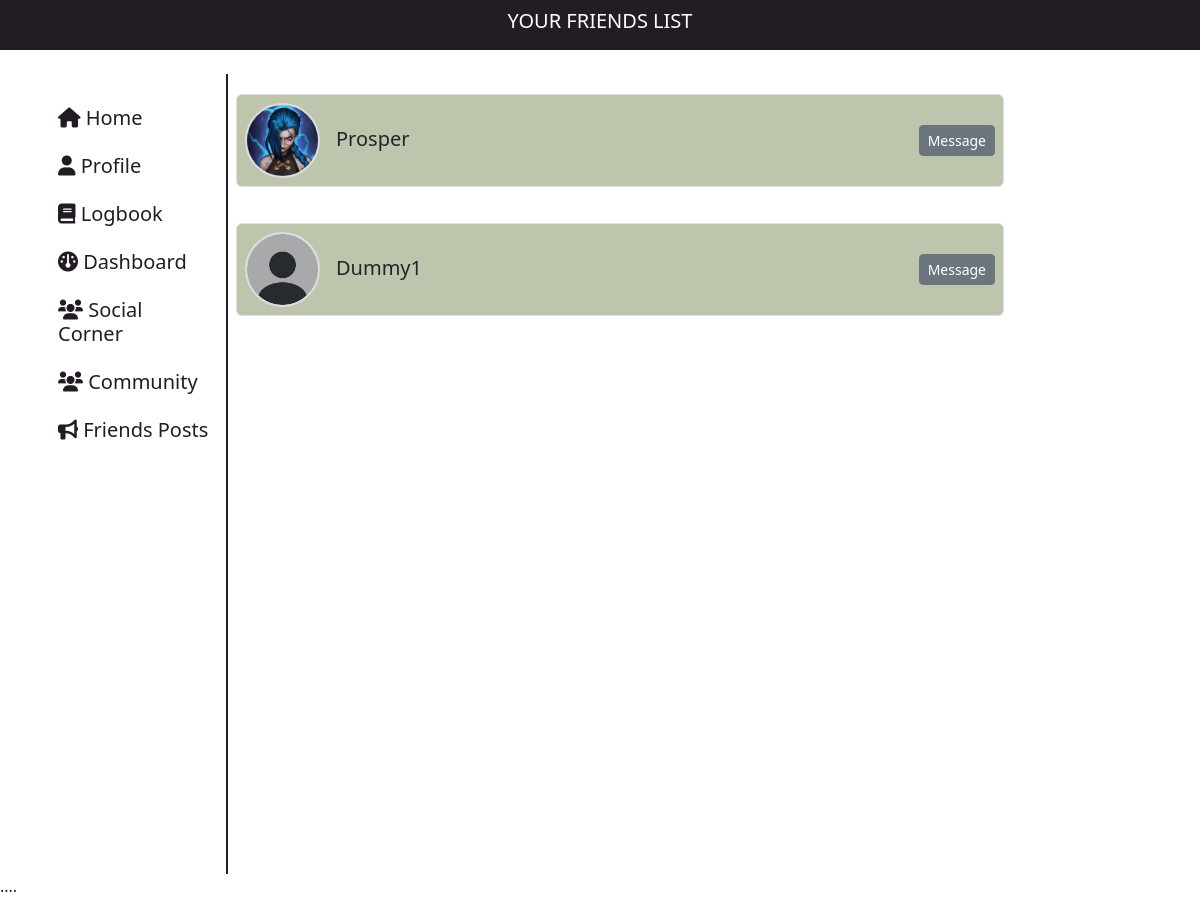
/habit_tracker/friends_list (signed in), run on an earlier commit of the app's database.
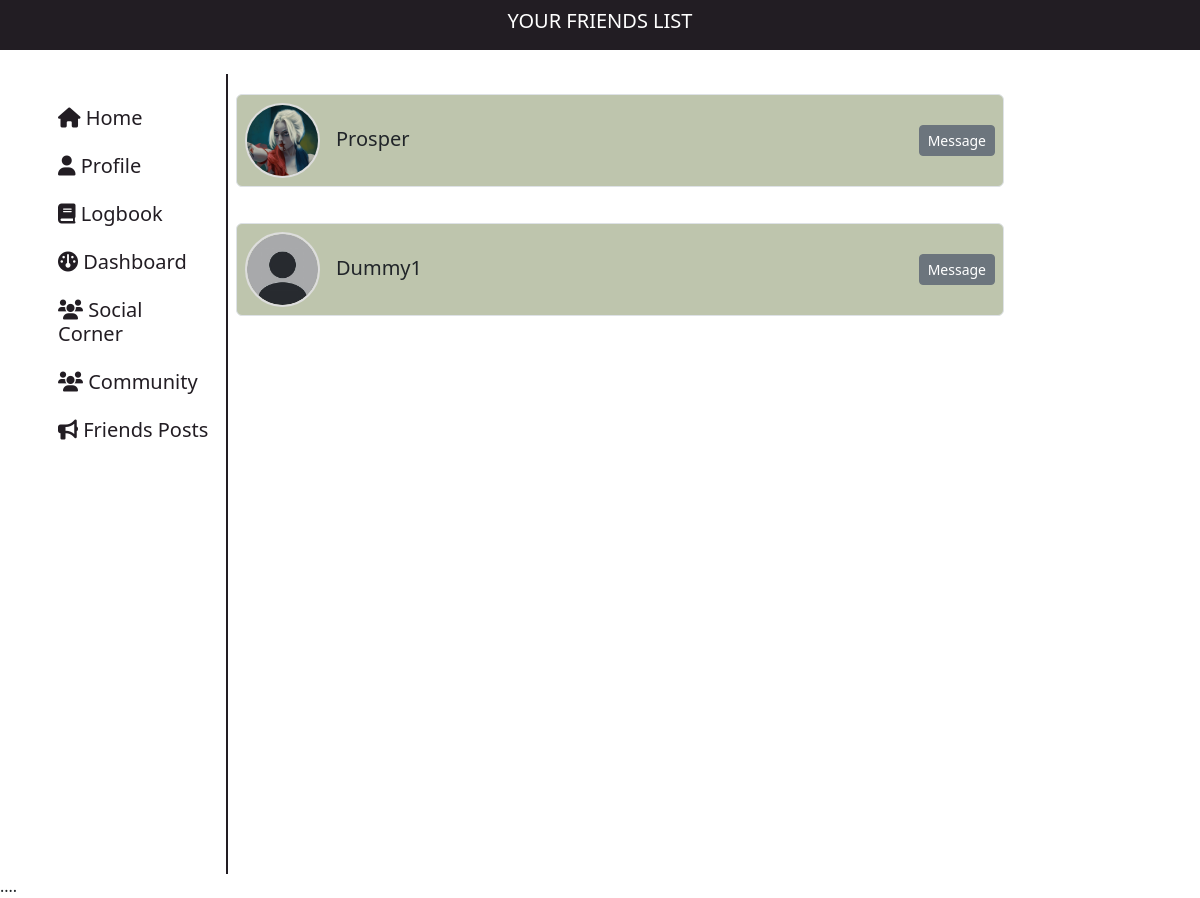
And on a later commit of the database.
### habit_tracker/models.py (models this page shows, shortened)
class CustomUser(AbstractUser):
    AGE_GROUP_CHOICES = [
        ("13-17", "13-17 years"),
        ("18-24", "18-24 years"),
        ("25-34", "25-34 years"),
        ("35-44", "35-44 years"),
        ("45-54", "45-54 years"),
        ("55+", "55+ years"),
    ]
    GENDER_CHOICES = [
        ("male", "Male"),
        ("female", "Female"),
        ("no gender", "Prefer not to say")
    ]
    age_group = models.CharField(max_length=10, choices=AGE_GROUP_CHOICES, null=True, blank=True)
    gender = models.CharField(max_length=20, choices=GENDER_CHOICES, blank=True, null=True)
    real_name = models.CharField(max_length=150)
    user_bio = models.TextField(max_length=200, null=True, blank=True, default="No bio yet")
    points = models.IntegerField(default=0)
    profile_picture = models.ImageField(
        upload_to='profile_pictures/',
        null=True,
        blank=True,
        default='profile_pictures/default.jpeg'
    )
    friends = models.ManyToManyField('self', blank=True, symmetrical=True)
    groups = models.ManyToManyField(
        "auth.Group",
        related_name="custom_user_groups",
        blank=True,
    )
    user_permissions = models.ManyToManyField(
        "auth.Permission",
        related_name="custom_user_permissions",
        blank=True,
    )

### habit_tracker/views.py (the view)
# urls.py: path("friends_list", views.friends_list, name="friends_list"),
def friends_list(request):
    user = CustomUser.objects.get(id=request.user.id)
    friends = user.friends.all()
    return render(request, "habit_tracker/friends_list.html", {
        "friends": friends
    })

### habit_tracker/templates/habit_tracker/friends_list.html (shortened to what the changed rows need)
{% extends "habit_tracker/layout.html" %}
{% load static %}
{% block main %}
    <div class="d-flex">
        <div class="col-md-6 col-lg-8 col-sm-12" id="smallposts">
            {% if friends %}
                <div class="row">
                    {% for friend in friends %}
                        <div class="d-flex align-items-center border rounded p-2 mb-3" id="fldiv" style="background-color: #bec5ad; margin: 20px;">
                            <div class="flex-shrink-0">
                                <img src="{{ friend.profile_picture.url }}"
                                    alt="Profile Picture"
                                    class="rounded-circle"
                                    id="friendpp"
                                    style="height: 75px; width: 75px; object-fit: cover; border: 2px solid #ddd;">
                            </div>
                            <div class="flex-grow-1 ms-3" id="friendname">
                                <h5 class="mb-1">
                                    {{ friend.username|capfirst}}
                                </h5>
                            </div>
                            <div>
                                <a href="{% url 'chat' friend.id %}" class="btn btn-secondary btn-sm friendbtn">Message</a>
                            </div>
                        </div>
                    {% endfor %}
                </div>
            {% else %}
                <div>
                    <p>No friends yet.</p>
                </div>
            {% endif %}
        </div>
    </div>
{% endblock %}

What changed in the data, as far as the page shows it:
changed CustomUser "Prosper": profile_picture: a different picture
